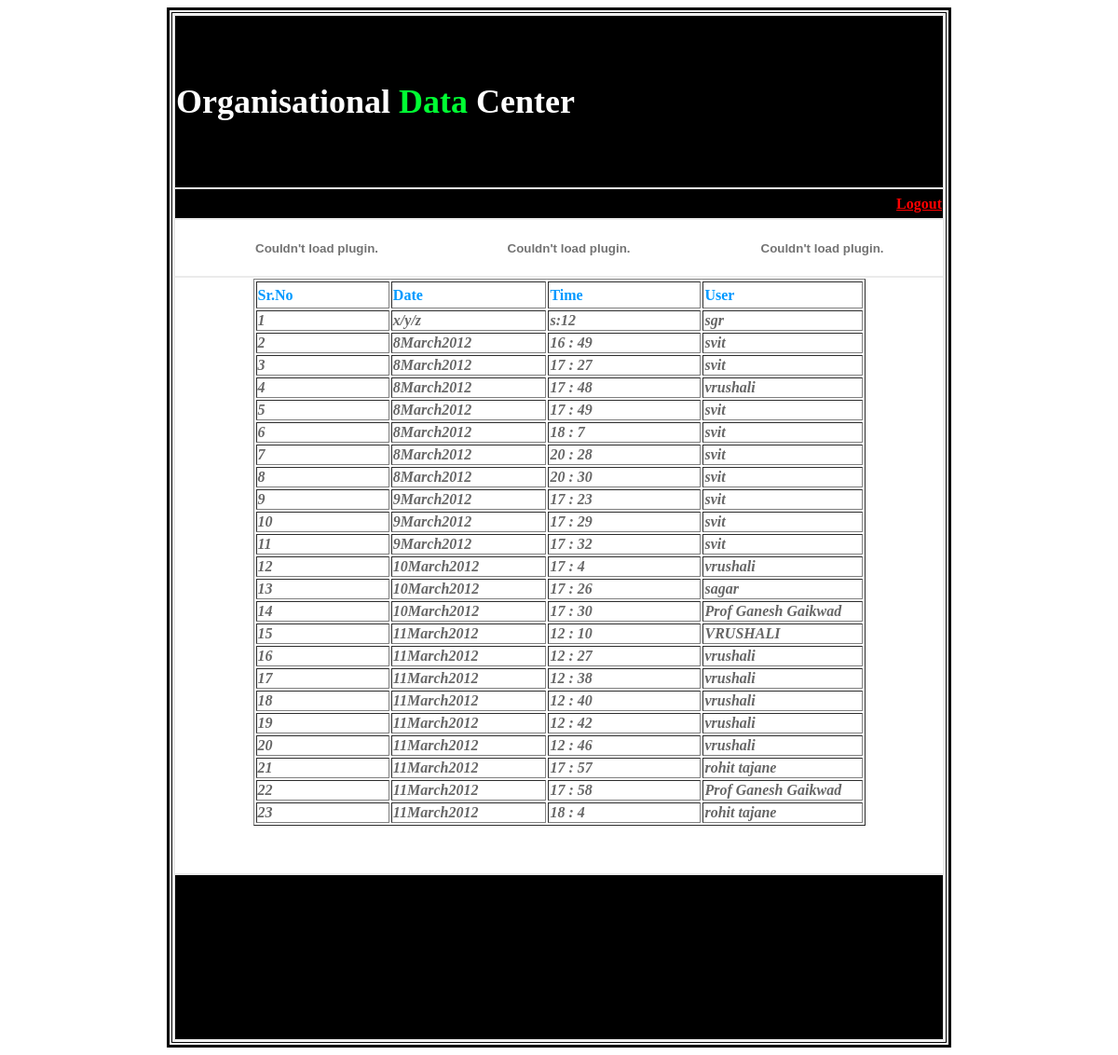
Page /ul.php on the committed database.
### tables this page shows
CREATE TABLE IF NOT EXISTS `logs` (
  `Date` text NOT NULL,
  `Time` text NOT NULL,
  `User Name` varchar(50) NOT NULL
);

### ul.php (the view, shortened to what this page needs)
<!DOCTYPE html PUBLIC "-//W3C//DTD XHTML 1.0 Transitional//EN" "http://www.w3.org/TR/xhtml1/DTD/xhtml1-transitional.dtd">
<html xmlns="http://www.w3.org/1999/xhtml">
<head>
</head>
<body>
<table width="200" border="3" align="center" bordercolor="#000000">
  <tr>
    <td><table width="819" border="0" align="center" bordercolor="#000000" bgcolor="#EBEBEB">
      <tr bordercolor="#000000">
        <td width="813" valign="baseline" bgcolor="#000000"><p class="style2">&nbsp;</p>
            <p class="style4">Organisational <span class="style15">Data</span> Center</p>
          <p class="style1">&nbsp;</p></td>
      </tr>
      <tr>
        <td height="29" bgcolor="#000000"><div align="right"><a href="index.php"><strong>Logout</strong></a></div></td>
      </tr>
      <tr bgcolor="#FFFFFF">
        <td height="58"><table width="822" height="56" border="0" align="center">
          <tr>
            <td width="296" height="52"><div align="center">
              <object classid="clsid:D27CDB6E-AE6D-11cf-96B8-444553540000" codebase="http://download.macromedia.com/pub/shockwave/cabs/flash/swflash.cab#version=5,0,0,0" width="198" height="45">
                <embed src="button13.swf" quality="high" pluginspage="http://www.macromedia.com/shockwave/download/index.cgi?P1_Prod_Version=ShockwaveFlash" type="application/x-shockwave-flash" width="198" height="45" ></embed>
              </object>
            </div></td>
            <td width="265"><object classid="clsid:D27CDB6E-AE6D-11cf-96B8-444553540000" codebase="http://download.macromedia.com/pub/shockwave/cabs/flash/swflash.cab#version=5,0,0,0" width="237" height="46">
              <embed src="button14.swf" quality="high" pluginspage="http://www.macromedia.com/shockwave/download/index.cgi?P1_Prod_Version=ShockwaveFlash" type="application/x-shockwave-flash" width="237" height="46" ></embed>
            </object></td>
            <td width="247"><object classid="clsid:D27CDB6E-AE6D-11cf-96B8-444553540000" codebase="http://download.macromedia.com/pub/shockwave/cabs/flash/swflash.cab#version=5,0,0,0" width="243" height="48">
              <embed src="button15.swf" quality="high" pluginspage="http://www.macromedia.com/shockwave/download/index.cgi?P1_Prod_Version=ShockwaveFlash" type="application/x-shockwave-flash" width="243" height="48" ></embed>
            </object></td>
          </tr>
        </table>          </td>
      </tr>
      <tr bgcolor="#FFFFFF">
        <td height="244"><table width="657" border="1" align="center">
		  <tr>
            <td width="79" height="25"><span class="style5">Sr.No</span></td>
            <td width="68"><span class="style5">Date</span></td>
            <td width="91"><span class="style5">Time</span></td>
            <td width="95"><span class="style5">User</span></td>
            </tr>
		            <?php
$sel="SELECT *
FROM `logs`;";
$res=mysql_db_query('minic',$sel);
$cnt=0;
while($row=mysql_fetch_assoc($res))
{
$cnt++;
?>
          <tr>
            <td><span class="style8"><?php echo $cnt;?></span></td>
            <td><span class="style8"><?php echo $row["Date"];?></span></td>
            <td><span class="style8"><?php echo $row["Time"];?></span></td>
            <td><span class="style8"><?php echo $row["User Name"];?></span></td>
            </tr>
  <?php
  }
  ?>
                                                                        </table>
          <p align="center">&nbsp;</p></td>
      </tr>
      <tr bordercolor="#000000">
        <td height="174" bgcolor="#000000"><div align="center"><br />
          </div>
          </td>
      </tr>
    </table></td>
  </tr>
</table>
</body>
</html>

### ul.php (style rules this page uses)
.style2 { color: #FFFFFF; }
.style4 { color: #FFFFFF; font-size: 36px; font-weight: bold; }
body,td,th { color: #000000; }
a:link { color: #FF0000; }
.style5 { color: #0099FF; font-weight: bold; }
.style8 { color: #666666; font-style: italic; font-weight: bold; }
.style15 { color: #00FF33 }

### rows in the picture
logs: Date "x/y/z", Time "s:12", User Name "sgr"
logs: Date "8March2012", Time "16 : 49", User Name "svit"
logs: Date "8March2012", Time "17 : 27", User Name "svit"
logs: Date "8March2012", Time "17 : 48", User Name "vrushali"
logs: Date "8March2012", Time "17 : 49", User Name "svit"
logs: Date "8March2012", Time "18 : 7", User Name "svit"
logs: Date "8March2012", Time "20 : 28", User Name "svit"
logs: Date "8March2012", Time "20 : 30", User Name "svit"
logs: Date "9March2012", Time "17 : 23", User Name "svit"
logs: Date "9March2012", Time "17 : 29", User Name "svit"
logs: Date "9March2012", Time "17 : 32", User Name "svit"
logs: Date "10March2012", Time "17 : 4", User Name "vrushali"
logs: Date "10March2012", Time "17 : 26", User Name "sagar"
logs: Date "10March2012", Time "17 : 30", User Name "Prof Ganesh Gaikwad"
logs: Date "11March2012", Time "12 : 10", User Name "VRUSHALI"
logs: Date "11March2012", Time "12 : 27", User Name "vrushali"
logs: Date "11March2012", Time "12 : 38", User Name "vrushali"
logs: Date "11March2012", Time "12 : 40", User Name "vrushali"
logs: Date "11March2012", Time "12 : 42", User Name "vrushali"
logs: Date "11March2012", Time "12 : 46", User Name "vrushali"
logs: Date "11March2012", Time "17 : 57", User Name "rohit tajane"
logs: Date "11March2012", Time "17 : 58", User Name "Prof Ganesh Gaikwad"
logs: Date "11March2012", Time "18 : 4", User Name "rohit tajane"
